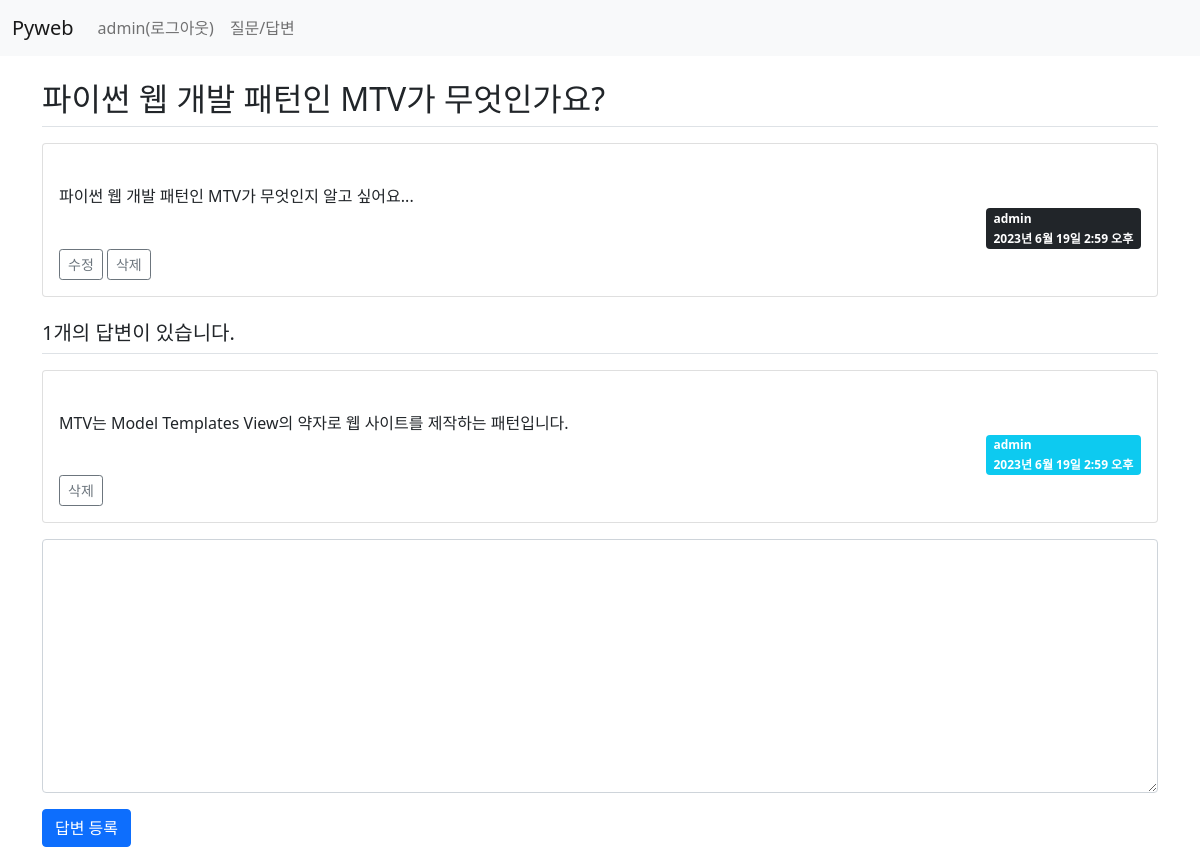
Page /board/answer/create/2/ (signed in) on the earlier database version.
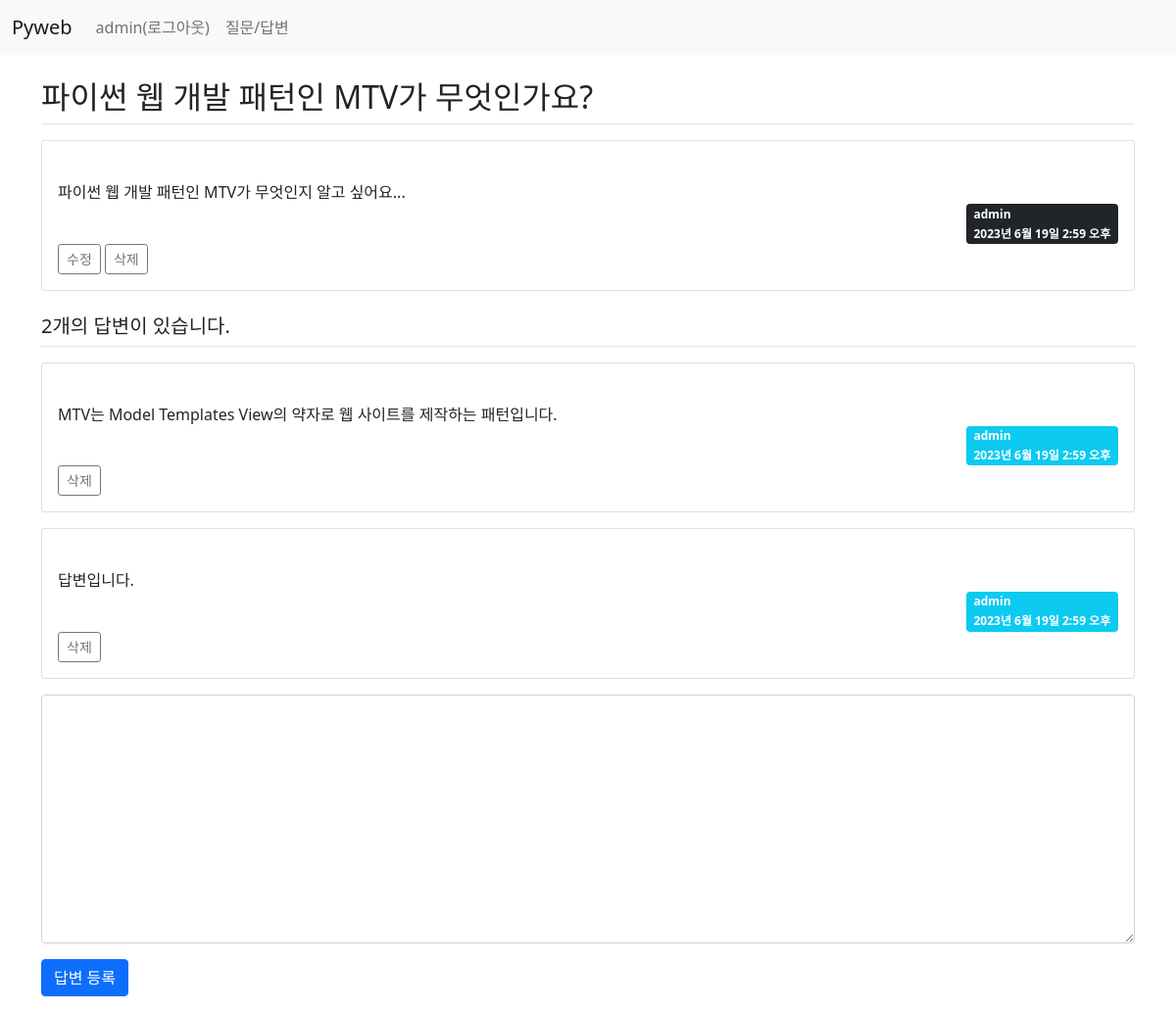
Same page on the later database version.
### board/models.py (models this page shows, shortened)
class Question(models.Model):   #상속받고
    author = models.ForeignKey(User, on_delete=models.CASCADE) # 글쓴이 # 삭제 안되게도 할 수있어요 - 카테고리 없어도 삭제되면 안되는건 casecade 아니고 sellnull?
    subject = models.CharField(max_length=200)  # 제목
    content = models.TextField()                # 질문 내용
    create_date = models.DateTimeField()        # 동록일
    modify_date = models.DateTimeField(null=True, blank=True)   # null을 허용

class Answer(models.Model):
    author = models.ForeignKey(User, on_delete=models.CASCADE)  # 글쓴이
    content = models.TextField()            # 답변 내용
    create_date = models.DateTimeField()    # 등록일
    modify_date = models.DateTimeField(null=True, blank=True)  # null을 허용
    question = models.ForeignKey(Question,
                on_delete=models.CASCADE)    # 외래키 # Question에서 참조했다

### board/views.py (the view)
# urls.py: path('answer/create/<int:question_id>/', views.answer_create,
@login_required(login_url='common:login')   # 로그인 페이지 이동
def answer_create(request, question_id):
    question = get_object_or_404(Question, pk=question_id)
    if request.method == "POST":                        # POST를 소문자로 표시하면 에러발생
        form = AnswerForm(request.POST)
        if form.is_valid():
            answer = form.save(commit=False)        # content만 저장
            answer.author = request.user            # 세션에 로그인한 사람
            answer.create_date = timezone.now()     # 답변 등록일
            answer.question = question              # 외래키 생성
            form.save()
            return redirect('board:detail', question_id=question.id)
    else:
        form = AnswerForm() # 빈 폼을 생성해줘야 합니다.   # forms에서 만들어주러 가겠습니다.
    context = {'question': question, 'form': form}
    return render(request, 'board/detail.html', context)

### board/forms.py
class AnswerForm(forms.ModelForm):
    class Meta:     # 중첩 클래스라고 그랬죠
        model = Answer
        fields = ['content']
        labels = {
            'content': '답변 내용'
        }

### templates/board/detail.html (shortened to what this page needs)
{% extends 'base.html'%}
{% block content %}
<div class="container my-3">
    <section id="detail">
    <h2 class="border-bottom py-2">{{ question.subject }}</h2>
    <div class="card my-3">
        <div class="card-body">
            <div class="card-text" style="white-space: pre-line">
                {{ question.content }}
            </div>
            <div class="d-flex justify-content-end">
                <div class="badge bg-dark text-start">
                    <div class="mb-2">{{ question.author }}</div>
                    <div>{{ question.create_date }}</div>
                </div>
            </div>
            {% if question.author == request.user %}
            <div>
                <a href="{% url 'board:question_modify' question.id %}"
                   class="btn btn-sm btn-outline-secondary">수정</a>
                <a href="#"
                   data-uri="{% url 'board:question_delete' question.id %}"
                   class="delete btn btn-sm btn-outline-secondary">삭제</a>
            </div>
            {% endif %}
        </div>
    </div>
    <h5 class="border-bottom my-3 py-2">
        {{ question.answer_set.count }}개의 답변이 있습니다.
    </h5>
    {% for answer in question.answer_set.all %}
    <div class="card my-3">
        <div class="card-body">
            <div class="card-text" style="white-space: pre-line">
                {{ answer.content }}
            </div>
            <div class="d-flex justify-content-end">
                <div class="badge bg-info text-start">
                    <div class="mb-2">{{ question.author }}</div>
                    <div>{{ question.create_date }}</div>
                </div>
            </div>
            {% if answer.author == request.user %}
            <div>
                <a href="#"
                   data-uri="{% url 'board:answer_delete' answer.id %}"
                   class="delete btn btn-sm btn-outline-secondary">삭제</a>
            </div>
            {% endif %}
        </div>
    </div>
    {% endfor %}
    <form action="{% url 'board:answer_create' question.id %}"
                    method="post">
        <div class="form-group">
            <textarea name="content" rows="10"
                      cols="50" class="form-control mb-3"
            {% if not user.is_authenticated %}disabled{% endif %}></textarea>
        </div>
        <button type="submit" class="btn btn-primary">답변 등록</button>
    </form>
    </section>
</div>
{% endblock %}

Differences in the rows shown:
computed for Question "파이썬 웹 개발 패턴인 MTV가 무엇인가요?": answer_set.count "1" → "2"
added Answer: content "답변입니다.", {{ question.author }} "admin", {{ question.create_date }} "2023년 6월 19일 2:59 오후", shows "삭제"
